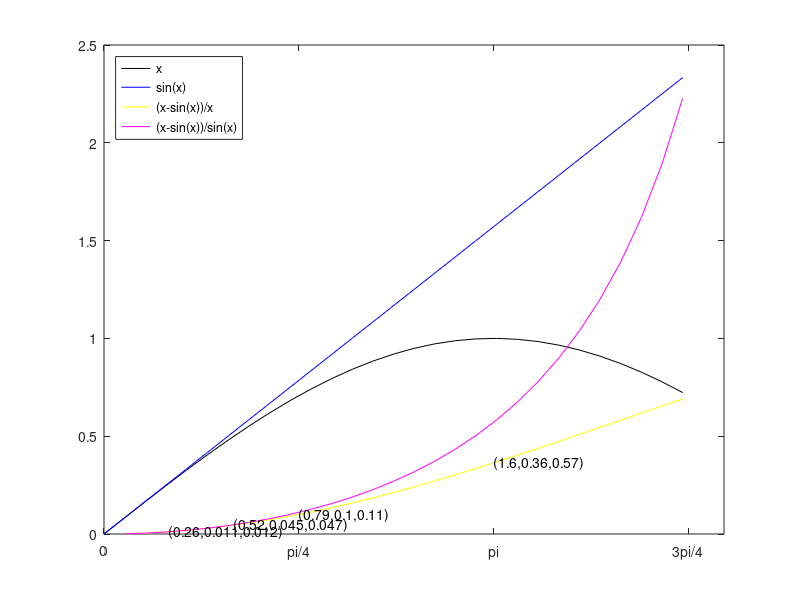

MATLAB code for this plot:
function FigXsineX
% Plot x, sin(x), (x-sin(x))/x, and (x-sin(x))/sin(x).

x=(0:1/12:.75*pi);
figure,plot(x,sin(x),'black',x,x,'blue',x,(x-sin(x))./x,'yellow',x,(x-sin(x))./sin(x),'magenta');
set(gca,'XTick',0:pi/4:pi)
set(gca,'XTickLabel',{'0','pi/4','pi','3pi/4','pi'})
for x=[pi/12 pi/6 pi/4 pi/2]
       text(x,(x-sin(x))/x,['(' num2str(x,'%.2g') ',' num2str((x-sin(x))/x,'%3.2g') ...
                      ',' num2str((x-sin(x))/sin(x),'%3.2g') ')']);
end;
legend('x','sin(x)', '(x-sin(x))/x','(x-sin(x))/sin(x)','Location','NorthWest');